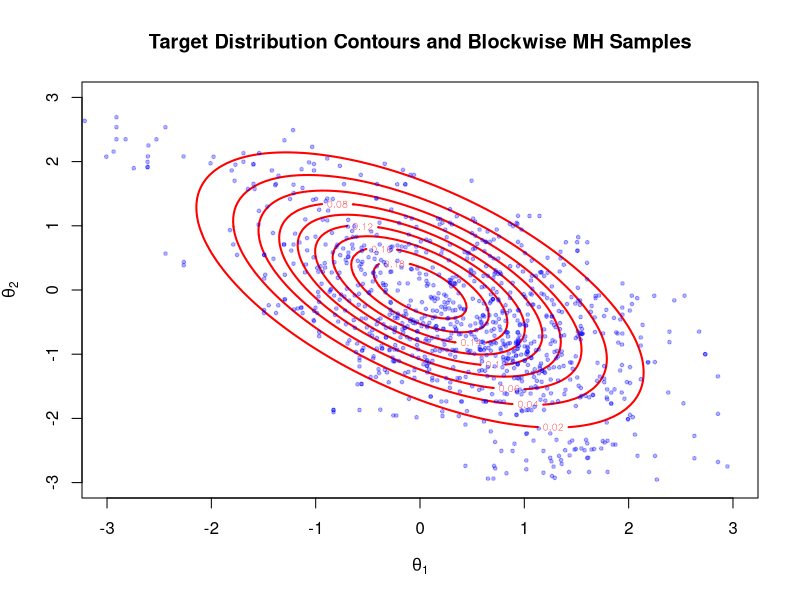

Write the R code that produced this figure.
library(mvtnorm)

# Target distribution parameters (bivariate normal with correlation)
mean_target <- c(0, 0)
cov_target <- matrix(c(1, -0.6, -0.6, 1), nrow = 2)
inv_cov <- solve(cov_target)

# Unnormalized log target density function
log_target_density <- function(theta) {
  -0.5 * t(theta) %*% inv_cov %*% theta
}

# Blockwise Metropolis-Hastings sampler
blockwise_mh <- function(n_samples = 5000, sigma1 = 0.4, sigma2 = 0.4) {
  samples <- matrix(0, nrow = n_samples, ncol = 2)
  accept_counts <- c(0, 0)
  
  # Initialize chain
  theta <- c(0, 0)
  samples[1, ] <- theta
  
  for (n in 2:n_samples) {
    for (j in 1:2) {
      # Propose new value for component j
      theta_prop <- theta
      proposal_sd <- ifelse(j == 1, sigma1, sigma2)
      theta_prop[j] <- rnorm(1, mean = theta[j], sd = proposal_sd)
      
      # Compute acceptance probability (log scale)
      log_alpha <- log_target_density(theta_prop) - log_target_density(theta)
      alpha <- min(1, exp(log_alpha))
      
      # Accept or reject
      if (runif(1) < alpha) {
        theta <- theta_prop
        accept_counts[j] <- accept_counts[j] + 1
      }
    }
    samples[n, ] <- theta
  }
  
  list(samples = samples, acceptance_rate = accept_counts / (n_samples - 1))
}

# Run the sampler
set.seed(123)
result <- blockwise_mh(n_samples = 5000, sigma1 = 0.4, sigma2 = 0.4)

# Acceptance rates
cat("Acceptance rates:\n")
cat(sprintf("theta_1: %.3f\n", result$acceptance_rate[1]))
cat(sprintf("theta_2: %.3f\n", result$acceptance_rate[2]))

# Plotting function for contours and samples
plot_contours_and_samples <- function(mean_vec, cov_mat, samples, burnin = 1000) {
  x <- seq(-3, 3, length.out = 100)
  y <- seq(-3, 3, length.out = 100)
  grid <- expand.grid(x, y)
  z <- matrix(dmvnorm(grid, mean = mean_vec, sigma = cov_mat), nrow = length(x))
  
  contour(x, y, z, nlevels = 10, col = "red", lwd = 2,
          xlab = expression(theta[1]), ylab = expression(theta[2]),
          main = "Target Distribution Contours and Blockwise MH Samples")
  
  points(samples[(burnin + 1):nrow(samples), ], pch = 19, col = rgb(0, 0, 1, 0.3), cex = 0.5)
}

# Plot the results (last 4000 samples after burn-in)
plot_contours_and_samples(mean_target, cov_target, result$samples, burnin = 4000)
